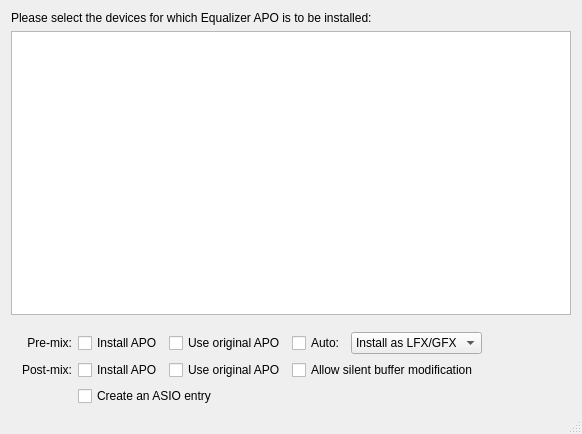
<?xml version="1.0" encoding="UTF-8"?>
<ui version="4.0">
 <class>DeviceSelectorClass</class>
 <widget class="QDialog" name="DeviceSelectorClass">
  <property name="geometry">
   <rect>
    <x>0</x>
    <y>0</y>
    <width>582</width>
    <height>434</height>
   </rect>
  </property>
  <property name="windowTitle">
   <string notr="true">Device Selector</string>
  </property>
  <property name="windowIcon">
   <iconset resource="DeviceSelector.qrc">
    <normaloff>:/icons/preferences-system.ico</normaloff>:/icons/preferences-system.ico</iconset>
  </property>
  <property name="sizeGripEnabled">
   <bool>true</bool>
  </property>
  <layout class="QGridLayout" name="gridLayout">
   <item row="2" column="0">
    <layout class="QVBoxLayout" name="troubleshootingLayout">
     <property name="spacing">
      <number>0</number>
     </property>
     <item>
      <widget class="DisclosureHeader" name="troubleshootingHeader"/>
     </item>
     <item>
      <widget class="QStackedWidget" name="stackedWidget">
       <property name="currentIndex">
        <number>1</number>
       </property>
       <widget class="QWidget" name="page">
        <layout class="QGridLayout" name="gridLayout_2">
         <item row="0" column="0">
          <widget class="QLabel" name="label">
           <property name="text">
            <string>Please select exactly one activated device by clicking on its name</string>
           </property>
           <property name="alignment">
            <set>Qt::AlignCenter</set>
           </property>
          </widget>
         </item>
        </layout>
       </widget>
       <widget class="QWidget" name="page_2">
        <layout class="QGridLayout" name="gridLayout_3">
         <item row="1" column="1">
          <widget class="QCheckBox" name="installPostMixCheckBox">
           <property name="text">
            <string>Install APO</string>
           </property>
          </widget>
         </item>
         <item row="0" column="2">
          <widget class="QCheckBox" name="useOriginalAPOPreMixCheckBox">
           <property name="text">
            <string>Use original APO</string>
           </property>
          </widget>
         </item>
         <item row="0" column="0">
          <widget class="QLabel" name="preMixLabel">
           <property name="sizePolicy">
            <sizepolicy hsizetype="Preferred" vsizetype="Preferred">
             <horstretch>0</horstretch>
             <verstretch>0</verstretch>
            </sizepolicy>
           </property>
           <property name="text">
            <string>Pre-mix:</string>
           </property>
           <property name="alignment">
            <set>Qt::AlignRight|Qt::AlignTrailing|Qt::AlignVCenter</set>
           </property>
          </widget>
         </item>
         <item row="0" column="1">
          <widget class="QCheckBox" name="installPreMixCheckBox">
           <property name="text">
            <string>Install APO</string>
           </property>
          </widget>
         </item>
         <item row="0" column="5" rowspan="2">
          <spacer name="horizontalSpacer">
           <property name="orientation">
            <enum>Qt::Horizontal</enum>
           </property>
           <property name="sizeType">
            <enum>QSizePolicy::Expanding</enum>
           </property>
           <property name="sizeHint" stdset="0">
            <size>
             <width>40</width>
             <height>20</height>
            </size>
           </property>
          </spacer>
         </item>
         <item row="1" column="0">
          <widget class="QLabel" name="postMixLabel">
           <property name="sizePolicy">
            <sizepolicy hsizetype="Preferred" vsizetype="Preferred">
             <horstretch>0</horstretch>
             <verstretch>0</verstretch>
            </sizepolicy>
           </property>
           <property name="text">
            <string>Post-mix:</string>
           </property>
           <property name="alignment">
            <set>Qt::AlignRight|Qt::AlignTrailing|Qt::AlignVCenter</set>
           </property>
          </widget>
         </item>
         <item row="0" column="4">
          <widget class="QComboBox" name="installModeComboBox">
           <item>
            <property name="text">
             <string>Install as LFX/GFX</string>
            </property>
           </item>
           <item>
            <property name="text">
             <string>Install as SFX/MFX</string>
            </property>
           </item>
           <item>
            <property name="text">
             <string>Install as SFX/EFX</string>
            </property>
           </item>
          </widget>
         </item>
         <item row="1" column="2">
          <widget class="QCheckBox" name="useOriginalAPOPostMixCheckBox">
           <property name="text">
            <string>Use original APO</string>
           </property>
          </widget>
         </item>
         <item row="0" column="3">
          <widget class="QCheckBox" name="autoCheckBox">
           <property name="toolTip">
            <string>Automatically adjust install mode if problems with current mode are detected</string>
           </property>
           <property name="text">
            <string>Auto:</string>
           </property>
          </widget>
         </item>
         <item row="1" column="3" colspan="2">
          <widget class="QCheckBox" name="allowSilentBufferCheckBox">
           <property name="toolTip">
            <string>Allows to change silent input buffers to audible output buffers, so that delayed audio can be played.

CAUTION: Some sound card drivers can produce unwanted sounds when this is enabled.</string>
           </property>
           <property name="text">
            <string>Allow silent buffer modification</string>
           </property>
          </widget>
         </item>
         <item row="2" column="1" colspan="4">
          <widget class="QCheckBox" name="exclusiveModeEqCheckBox">
           <property name="toolTip">
            <string>Adds `&lt;device&gt; - &lt;endpoint&gt; (EQ APO XT)` to the ASIO driver list. An application that picks it opens this device in WASAPI exclusive mode with the EQ applied: what exclusive mode gives, plus the EQ that exclusive mode alone bypasses.</string>
           </property>
           <property name="text">
            <string>Create an ASIO entry</string>
           </property>
          </widget>
         </item>
        </layout>
       </widget>
       <widget class="QWidget" name="asioPage">
        <layout class="QVBoxLayout" name="asioLayout">
         <item>
          <layout class="QHBoxLayout" name="asioBufferRow">
           <item>
            <widget class="QCheckBox" name="asioSyncCheckBox">
             <property name="toolTip">
              <string>Removing the buffer reduces latency. But when processing occasionally does not finish in time, sound without the EQ applied may come out for a moment. Applies to both input and output.</string>
             </property>
             <property name="text">
              <string>Remove the buffer</string>
             </property>
            </widget>
           </item>
           <item>
            <spacer name="asioWaitGap">
             <property name="orientation">
              <enum>Qt::Horizontal</enum>
             </property>
             <property name="sizeType">
              <enum>QSizePolicy::Fixed</enum>
             </property>
             <property name="sizeHint" stdset="0">
              <size>
               <width>12</width>
               <height>20</height>
              </size>
             </property>
            </spacer>
           </item>
           <item>
            <widget class="QLabel" name="asioWaitLabel">
             <property name="toolTip">
              <string>Sets how long to wait for processing once the buffer is removed. The longer the wait, the less sound without the EQ, but the more latency.</string>
             </property>
             <property name="text">
              <string>Wait time:</string>
             </property>
            </widget>
           </item>
           <item>
            <widget class="QComboBox" name="asioDeadlineComboBox">
             <property name="toolTip">
              <string>Sets how long to wait for processing once the buffer is removed. The longer the wait, the less sound without the EQ, but the more latency.</string>
             </property>
           <item>
            <property name="text">
             <string>Up to a quarter of the buffer</string>
            </property>
           </item>
           <item>
            <property name="text">
             <string>Up to half of the buffer</string>
            </property>
           </item>
           <item>
            <property name="text">
             <string>Up to three quarters of the buffer</string>
            </property>
           </item>
            </widget>
           </item>
           <item>
            <spacer name="asioBufferSpacer">
             <property name="orientation">
              <enum>Qt::Horizontal</enum>
             </property>
             <property name="sizeType">
              <enum>QSizePolicy::Expanding</enum>
             </property>
             <property name="sizeHint" stdset="0">
              <size>
               <width>40</width>
               <height>20</height>
              </size>
             </property>
            </spacer>
           </item>
          </layout>
         </item>
         <item>
          <layout class="QHBoxLayout" name="asioHostRow">
           <item>
            <widget class="QCheckBox" name="asioAutoStartCheckBox">
             <property name="toolTip">
              <string>Unchecked, the first application that opens the driver starts the host, and it leaves a minute after the last one closes it.</string>
             </property>
             <property name="text">
              <string>Start the engine host automatically at boot</string>
             </property>
            </widget>
           </item>
           <item>
            <spacer name="asioHostGap">
             <property name="orientation">
              <enum>Qt::Horizontal</enum>
             </property>
             <property name="sizeType">
              <enum>QSizePolicy::Fixed</enum>
             </property>
             <property name="sizeHint" stdset="0">
              <size>
               <width>16</width>
               <height>20</height>
              </size>
             </property>
            </spacer>
           </item>
           <item>
            <widget class="QCheckBox" name="asioHost32CheckBox">
             <property name="toolTip">
              <string>Also registers the driver entry where 32-bit applications look for it. Unavailable when this build ships no 32-bit wrapper.</string>
             </property>
             <property name="text">
              <string>32-bit host support</string>
             </property>
            </widget>
           </item>
           <item>
            <spacer name="asioHostSpacer">
             <property name="orientation">
              <enum>Qt::Horizontal</enum>
             </property>
             <property name="sizeType">
              <enum>QSizePolicy::Expanding</enum>
             </property>
             <property name="sizeHint" stdset="0">
              <size>
               <width>40</width>
               <height>20</height>
              </size>
             </property>
            </spacer>
           </item>
          </layout>
         </item>
        </layout>
       </widget>
      </widget>
     </item>
    </layout>
   </item>
   <item row="1" column="0">
    <widget class="QTreeWidget" name="deviceTreeWidget">
     <property name="sizePolicy">
      <sizepolicy hsizetype="Expanding" vsizetype="Expanding">
       <horstretch>0</horstretch>
       <verstretch>1</verstretch>
      </sizepolicy>
     </property>
     <property name="sizeAdjustPolicy">
      <enum>QAbstractScrollArea::AdjustToContentsOnFirstShow</enum>
     </property>
     <property name="selectionMode">
      <enum>QAbstractItemView::ExtendedSelection</enum>
     </property>
     <property name="headerHidden">
      <bool>true</bool>
     </property>
     <column>
      <property name="text">
       <string notr="true">Device</string>
      </property>
     </column>
    </widget>
   </item>
   <item row="3" column="0">
    <widget class="QDialogButtonBox" name="buttonBox"/>
   </item>
   <item row="0" column="0">
    <widget class="QLabel" name="requestLabel">
     <property name="text">
      <string>Please select the devices for which Equalizer APO is to be installed:</string>
     </property>
    </widget>
   </item>
  </layout>
  <action name="copyDeviceCommandAction">
   <property name="text">
    <string>Copy Device command to clipboard</string>
   </property>
  </action>
 </widget>
 <layoutdefault spacing="6" margin="11"/>
 <customwidgets>
  <customwidget>
   <class>DisclosureHeader</class>
   <extends>QWidget</extends>
   <header>DisclosureHeader.h</header>
  </customwidget>
 </customwidgets>
 <resources>
  <include location="DeviceSelector.qrc"/>
 </resources>
 <connections/>
</ui>
